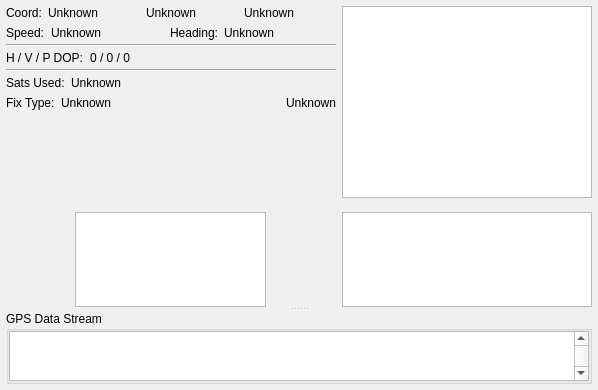
<?xml version="1.0" encoding="UTF-8"?>
<ui version="4.0">
 <class>GpsDisplayWidget</class>
 <widget class="QWidget" name="GpsDisplayWidget">
  <property name="geometry">
   <rect>
    <x>0</x>
    <y>0</y>
    <width>598</width>
    <height>390</height>
   </rect>
  </property>
  <property name="sizePolicy">
   <sizepolicy hsizetype="MinimumExpanding" vsizetype="MinimumExpanding">
    <horstretch>0</horstretch>
    <verstretch>0</verstretch>
   </sizepolicy>
  </property>
  <layout class="QVBoxLayout" name="verticalLayoutTop">
   <property name="spacing">
    <number>0</number>
   </property>
   <property name="leftMargin">
    <number>6</number>
   </property>
   <property name="topMargin">
    <number>6</number>
   </property>
   <property name="rightMargin">
    <number>6</number>
   </property>
   <property name="bottomMargin">
    <number>6</number>
   </property>
   <item>
    <widget class="QSplitter" name="splitter">
     <property name="sizePolicy">
      <sizepolicy hsizetype="Expanding" vsizetype="Expanding">
       <horstretch>0</horstretch>
       <verstretch>0</verstretch>
      </sizepolicy>
     </property>
     <property name="orientation">
      <enum>Qt::Vertical</enum>
     </property>
     <property name="childrenCollapsible">
      <bool>true</bool>
     </property>
     <widget class="QWidget" name="layoutWidget">
      <layout class="QGridLayout" name="gridLayout" rowstretch="1,0" columnstretch="1,0">
       <item row="0" column="0">
        <layout class="QVBoxLayout" name="infoVerticalLayout" stretch="0,0,0,0,0,0,0,0,0,0,0,0,0,1">
         <property name="spacing">
          <number>0</number>
         </property>
         <item>
          <layout class="QHBoxLayout" name="infoHorizontalLayout1" stretch="0,0,1,0,1,0,1">
           <property name="spacing">
            <number>0</number>
           </property>
           <item>
            <widget class="QLabel" name="lat_label">
             <property name="text">
              <string>Coord:</string>
             </property>
            </widget>
           </item>
           <item>
            <spacer name="horizontalSpacer_4">
             <property name="orientation">
              <enum>Qt::Horizontal</enum>
             </property>
             <property name="sizeType">
              <enum>QSizePolicy::Minimum</enum>
             </property>
             <property name="sizeHint" stdset="0">
              <size>
               <width>6</width>
               <height>0</height>
              </size>
             </property>
            </spacer>
           </item>
           <item>
            <widget class="QLabel" name="coord_value">
             <property name="text">
              <string>Unknown</string>
             </property>
            </widget>
           </item>
           <item>
            <spacer name="horizontalSpacer_5">
             <property name="orientation">
              <enum>Qt::Horizontal</enum>
             </property>
             <property name="sizeType">
              <enum>QSizePolicy::Minimum</enum>
             </property>
             <property name="sizeHint" stdset="0">
              <size>
               <width>6</width>
               <height>0</height>
              </size>
             </property>
            </spacer>
           </item>
           <item>
            <widget class="QLabel" name="coord_value_2">
             <property name="text">
              <string>Unknown</string>
             </property>
            </widget>
           </item>
           <item>
            <spacer name="horizontalSpacer_6">
             <property name="orientation">
              <enum>Qt::Horizontal</enum>
             </property>
             <property name="sizeType">
              <enum>QSizePolicy::Minimum</enum>
             </property>
             <property name="sizeHint" stdset="0">
              <size>
               <width>6</width>
               <height>0</height>
              </size>
             </property>
            </spacer>
           </item>
           <item>
            <widget class="QLabel" name="coord_value_3">
             <property name="text">
              <string>Unknown</string>
             </property>
            </widget>
           </item>
          </layout>
         </item>
         <item>
          <spacer name="verticalSpacer_3">
           <property name="orientation">
            <enum>Qt::Vertical</enum>
           </property>
           <property name="sizeType">
            <enum>QSizePolicy::Preferred</enum>
           </property>
           <property name="sizeHint" stdset="0">
            <size>
             <width>20</width>
             <height>6</height>
            </size>
           </property>
          </spacer>
         </item>
         <item>
          <layout class="QHBoxLayout" name="infoHorizontalLayout2" stretch="0,0,1,0,0,0,1">
           <property name="spacing">
            <number>0</number>
           </property>
           <item>
            <widget class="QLabel" name="speed_label">
             <property name="text">
              <string>Speed:</string>
             </property>
            </widget>
           </item>
           <item>
            <spacer name="horizontalSpacer_7">
             <property name="orientation">
              <enum>Qt::Horizontal</enum>
             </property>
             <property name="sizeType">
              <enum>QSizePolicy::Minimum</enum>
             </property>
             <property name="sizeHint" stdset="0">
              <size>
               <width>6</width>
               <height>0</height>
              </size>
             </property>
            </spacer>
           </item>
           <item>
            <widget class="QLabel" name="speed_value">
             <property name="text">
              <string>Unknown</string>
             </property>
             <property name="scaledContents">
              <bool>true</bool>
             </property>
            </widget>
           </item>
           <item>
            <spacer name="horizontalSpacer_9">
             <property name="orientation">
              <enum>Qt::Horizontal</enum>
             </property>
             <property name="sizeType">
              <enum>QSizePolicy::Minimum</enum>
             </property>
             <property name="sizeHint" stdset="0">
              <size>
               <width>6</width>
               <height>0</height>
              </size>
             </property>
            </spacer>
           </item>
           <item>
            <widget class="QLabel" name="bear_label">
             <property name="text">
              <string>Heading:</string>
             </property>
            </widget>
           </item>
           <item>
            <spacer name="horizontalSpacer_8">
             <property name="orientation">
              <enum>Qt::Horizontal</enum>
             </property>
             <property name="sizeType">
              <enum>QSizePolicy::Minimum</enum>
             </property>
             <property name="sizeHint" stdset="0">
              <size>
               <width>6</width>
               <height>0</height>
              </size>
             </property>
            </spacer>
           </item>
           <item>
            <widget class="QLabel" name="bear_value">
             <property name="text">
              <string>Unknown</string>
             </property>
            </widget>
           </item>
          </layout>
         </item>
         <item>
          <spacer name="verticalSpacer_5">
           <property name="orientation">
            <enum>Qt::Vertical</enum>
           </property>
           <property name="sizeType">
            <enum>QSizePolicy::Preferred</enum>
           </property>
           <property name="sizeHint" stdset="0">
            <size>
             <width>20</width>
             <height>4</height>
            </size>
           </property>
          </spacer>
         </item>
         <item>
          <widget class="Line" name="line1">
           <property name="orientation">
            <enum>Qt::Horizontal</enum>
           </property>
          </widget>
         </item>
         <item>
          <spacer name="verticalSpacer_6">
           <property name="orientation">
            <enum>Qt::Vertical</enum>
           </property>
           <property name="sizeType">
            <enum>QSizePolicy::Preferred</enum>
           </property>
           <property name="sizeHint" stdset="0">
            <size>
             <width>20</width>
             <height>4</height>
            </size>
           </property>
          </spacer>
         </item>
         <item>
          <layout class="QHBoxLayout" name="infoHorizontalLayout3" stretch="0,0,1">
           <item>
            <widget class="QLabel" name="label">
             <property name="text">
              <string>H / V / P DOP:</string>
             </property>
            </widget>
           </item>
           <item>
            <spacer name="horizontalSpacer_13">
             <property name="orientation">
              <enum>Qt::Horizontal</enum>
             </property>
             <property name="sizeType">
              <enum>QSizePolicy::Minimum</enum>
             </property>
             <property name="sizeHint" stdset="0">
              <size>
               <width>6</width>
               <height>0</height>
              </size>
             </property>
            </spacer>
           </item>
           <item>
            <widget class="QLabel" name="dop_value">
             <property name="text">
              <string>0 / 0 / 0</string>
             </property>
            </widget>
           </item>
          </layout>
         </item>
         <item>
          <spacer name="verticalSpacer_8">
           <property name="orientation">
            <enum>Qt::Vertical</enum>
           </property>
           <property name="sizeType">
            <enum>QSizePolicy::Preferred</enum>
           </property>
           <property name="sizeHint" stdset="0">
            <size>
             <width>20</width>
             <height>4</height>
            </size>
           </property>
          </spacer>
         </item>
         <item>
          <widget class="Line" name="line2">
           <property name="orientation">
            <enum>Qt::Horizontal</enum>
           </property>
          </widget>
         </item>
         <item>
          <spacer name="verticalSpacer_7">
           <property name="orientation">
            <enum>Qt::Vertical</enum>
           </property>
           <property name="sizeType">
            <enum>QSizePolicy::Preferred</enum>
           </property>
           <property name="sizeHint" stdset="0">
            <size>
             <width>20</width>
             <height>4</height>
            </size>
           </property>
          </spacer>
         </item>
         <item>
          <layout class="QHBoxLayout" name="infoHorizontalLayout4" stretch="0,0,1">
           <property name="spacing">
            <number>0</number>
           </property>
           <item>
            <widget class="QLabel" name="status_label">
             <property name="text">
              <string>Sats Used:</string>
             </property>
            </widget>
           </item>
           <item>
            <spacer name="horizontalSpacer_10">
             <property name="orientation">
              <enum>Qt::Horizontal</enum>
             </property>
             <property name="sizeType">
              <enum>QSizePolicy::Minimum</enum>
             </property>
             <property name="sizeHint" stdset="0">
              <size>
               <width>6</width>
               <height>0</height>
              </size>
             </property>
            </spacer>
           </item>
           <item>
            <widget class="QLabel" name="status_value">
             <property name="text">
              <string>Unknown</string>
             </property>
            </widget>
           </item>
          </layout>
         </item>
         <item>
          <spacer name="verticalSpacer_4">
           <property name="orientation">
            <enum>Qt::Vertical</enum>
           </property>
           <property name="sizeType">
            <enum>QSizePolicy::Preferred</enum>
           </property>
           <property name="sizeHint" stdset="0">
            <size>
             <width>20</width>
             <height>6</height>
            </size>
           </property>
          </spacer>
         </item>
         <item>
          <layout class="QHBoxLayout" name="infoHorizontalLayout5" stretch="0,0,1,0,0">
           <property name="spacing">
            <number>0</number>
           </property>
           <item>
            <widget class="QLabel" name="fix_label">
             <property name="text">
              <string>Fix Type:</string>
             </property>
            </widget>
           </item>
           <item>
            <spacer name="horizontalSpacer_11">
             <property name="orientation">
              <enum>Qt::Horizontal</enum>
             </property>
             <property name="sizeType">
              <enum>QSizePolicy::Minimum</enum>
             </property>
             <property name="sizeHint" stdset="0">
              <size>
               <width>6</width>
               <height>0</height>
              </size>
             </property>
            </spacer>
           </item>
           <item>
            <widget class="QLabel" name="fix_value">
             <property name="text">
              <string>Unknown</string>
             </property>
            </widget>
           </item>
           <item>
            <spacer name="horizontalSpacer_12">
             <property name="orientation">
              <enum>Qt::Horizontal</enum>
             </property>
             <property name="sizeType">
              <enum>QSizePolicy::Minimum</enum>
             </property>
             <property name="sizeHint" stdset="0">
              <size>
               <width>6</width>
               <height>0</height>
              </size>
             </property>
            </spacer>
           </item>
           <item>
            <widget class="QLabel" name="time_value">
             <property name="text">
              <string>Unknown</string>
             </property>
            </widget>
           </item>
          </layout>
         </item>
         <item>
          <spacer name="verticalSpacer">
           <property name="orientation">
            <enum>Qt::Vertical</enum>
           </property>
           <property name="sizeType">
            <enum>QSizePolicy::Ignored</enum>
           </property>
           <property name="sizeHint" stdset="0">
            <size>
             <width>20</width>
             <height>40</height>
            </size>
           </property>
          </spacer>
         </item>
        </layout>
       </item>
       <item row="1" column="0">
        <layout class="QHBoxLayout" name="horizontalLayout2" stretch="0">
         <property name="spacing">
          <number>0</number>
         </property>
         <item>
          <widget class="QGraphicsView" name="flatEarth">
           <property name="sizePolicy">
            <sizepolicy hsizetype="Fixed" vsizetype="Fixed">
             <horstretch>0</horstretch>
             <verstretch>0</verstretch>
            </sizepolicy>
           </property>
           <property name="minimumSize">
            <size>
             <width>191</width>
             <height>95</height>
            </size>
           </property>
           <property name="maximumSize">
            <size>
             <width>191</width>
             <height>95</height>
            </size>
           </property>
           <property name="acceptDrops">
            <bool>false</bool>
           </property>
           <property name="toolTip">
            <string extracomment="Location of GCS on the Earth"/>
           </property>
           <property name="verticalScrollBarPolicy">
            <enum>Qt::ScrollBarAlwaysOff</enum>
           </property>
           <property name="horizontalScrollBarPolicy">
            <enum>Qt::ScrollBarAlwaysOff</enum>
           </property>
           <property name="optimizationFlags">
            <set>QGraphicsView::DontAdjustForAntialiasing</set>
           </property>
          </widget>
         </item>
        </layout>
       </item>
       <item row="1" column="1">
        <widget class="GpsSnrWidget" name="gpsSnrWidget">
         <property name="maximumSize">
          <size>
           <width>250</width>
           <height>95</height>
          </size>
         </property>
         <property name="toolTip">
          <string>Displays the SNR for each detected sat.
Satellite number (PRN) is displayed inside the green bar.
Sat SNR is displayed above (in dBHz)</string>
         </property>
         <property name="verticalScrollBarPolicy">
          <enum>Qt::ScrollBarAlwaysOff</enum>
         </property>
         <property name="horizontalScrollBarPolicy">
          <enum>Qt::ScrollBarAlwaysOff</enum>
         </property>
        </widget>
       </item>
       <item row="0" column="1">
        <layout class="QVBoxLayout" name="verticalLayout_3" stretch="0,1">
         <property name="spacing">
          <number>0</number>
         </property>
         <item>
          <widget class="GpsConstellationWidget" name="gpsSky">
           <property name="maximumSize">
            <size>
             <width>250</width>
             <height>250</height>
            </size>
           </property>
           <property name="verticalScrollBarPolicy">
            <enum>Qt::ScrollBarAlwaysOff</enum>
           </property>
           <property name="horizontalScrollBarPolicy">
            <enum>Qt::ScrollBarAlwaysOff</enum>
           </property>
          </widget>
         </item>
         <item>
          <spacer name="verticalSpacer_2">
           <property name="orientation">
            <enum>Qt::Vertical</enum>
           </property>
           <property name="sizeType">
            <enum>QSizePolicy::Ignored</enum>
           </property>
           <property name="sizeHint" stdset="0">
            <size>
             <width>20</width>
             <height>40</height>
            </size>
           </property>
          </spacer>
         </item>
        </layout>
       </item>
      </layout>
     </widget>
     <widget class="QGroupBox" name="dataStreamGroupBox">
      <property name="title">
       <string>GPS Data Stream</string>
      </property>
      <layout class="QVBoxLayout" name="verticalLayout_4">
       <property name="leftMargin">
        <number>0</number>
       </property>
       <property name="topMargin">
        <number>0</number>
       </property>
       <property name="rightMargin">
        <number>0</number>
       </property>
       <property name="bottomMargin">
        <number>0</number>
       </property>
       <item>
        <widget class="QTextBrowser" name="textBrowser">
         <property name="sizePolicy">
          <sizepolicy hsizetype="Expanding" vsizetype="Ignored">
           <horstretch>0</horstretch>
           <verstretch>0</verstretch>
          </sizepolicy>
         </property>
         <property name="minimumSize">
          <size>
           <width>0</width>
           <height>50</height>
          </size>
         </property>
         <property name="verticalScrollBarPolicy">
          <enum>Qt::ScrollBarAlwaysOn</enum>
         </property>
         <property name="lineWrapMode">
          <enum>QTextEdit::WidgetWidth</enum>
         </property>
         <property name="acceptRichText">
          <bool>false</bool>
         </property>
        </widget>
       </item>
      </layout>
     </widget>
    </widget>
   </item>
  </layout>
 </widget>
 <customwidgets>
  <customwidget>
   <class>GpsConstellationWidget</class>
   <extends>QGraphicsView</extends>
   <header>gpsconstellationwidget.h</header>
  </customwidget>
  <customwidget>
   <class>GpsSnrWidget</class>
   <extends>QGraphicsView</extends>
   <header>gpssnrwidget.h</header>
  </customwidget>
 </customwidgets>
 <resources/>
 <connections/>
</ui>
